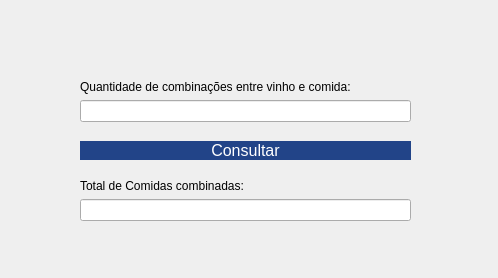
<?xml version="1.0" encoding="UTF-8"?>
<ui version="4.0">
 <class>fm_consultarComida</class>
 <widget class="QDialog" name="fm_consultarComida">
  <property name="geometry">
   <rect>
    <x>0</x>
    <y>0</y>
    <width>498</width>
    <height>278</height>
   </rect>
  </property>
  <property name="windowTitle">
   <string>Comida</string>
  </property>
  <property name="styleSheet">
   <string notr="true">QPushButton{
background:#248;
color:#fff;
font-size:12pt;
border:none;
border-radius:10px;
}
QPushButton:hover{
	background:#fff;
	color:#248;
	font-size:12pt;
	border:none;
	border-radius:10px;
}
</string>
  </property>
  <widget class="QWidget" name="">
   <property name="geometry">
    <rect>
     <x>80</x>
     <y>80</y>
     <width>331</width>
     <height>141</height>
    </rect>
   </property>
   <layout class="QVBoxLayout" name="verticalLayout_4">
    <item>
     <layout class="QVBoxLayout" name="verticalLayout_2">
      <item>
       <layout class="QVBoxLayout" name="verticalLayout">
        <item>
         <widget class="QLabel" name="label">
          <property name="text">
           <string>Quantidade de combinações entre vinho e comida:</string>
          </property>
         </widget>
        </item>
        <item>
         <widget class="QLineEdit" name="lineEditSearchComida"/>
        </item>
        <item>
         <spacer name="verticalSpacer">
          <property name="orientation">
           <enum>Qt::Vertical</enum>
          </property>
          <property name="sizeHint" stdset="0">
           <size>
            <width>20</width>
            <height>40</height>
           </size>
          </property>
         </spacer>
        </item>
       </layout>
      </item>
      <item>
       <widget class="QPushButton" name="pushButton">
        <property name="text">
         <string>Consultar</string>
        </property>
       </widget>
      </item>
     </layout>
    </item>
    <item>
     <spacer name="verticalSpacer_2">
      <property name="orientation">
       <enum>Qt::Vertical</enum>
      </property>
      <property name="sizeHint" stdset="0">
       <size>
        <width>20</width>
        <height>40</height>
       </size>
      </property>
     </spacer>
    </item>
    <item>
     <layout class="QVBoxLayout" name="verticalLayout_3">
      <item>
       <widget class="QLabel" name="label_2">
        <property name="text">
         <string>Total de Comidas combinadas:</string>
        </property>
       </widget>
      </item>
      <item>
       <widget class="QLineEdit" name="lineEditResultComida"/>
      </item>
     </layout>
    </item>
   </layout>
  </widget>
 </widget>
 <resources/>
 <connections/>
</ui>
